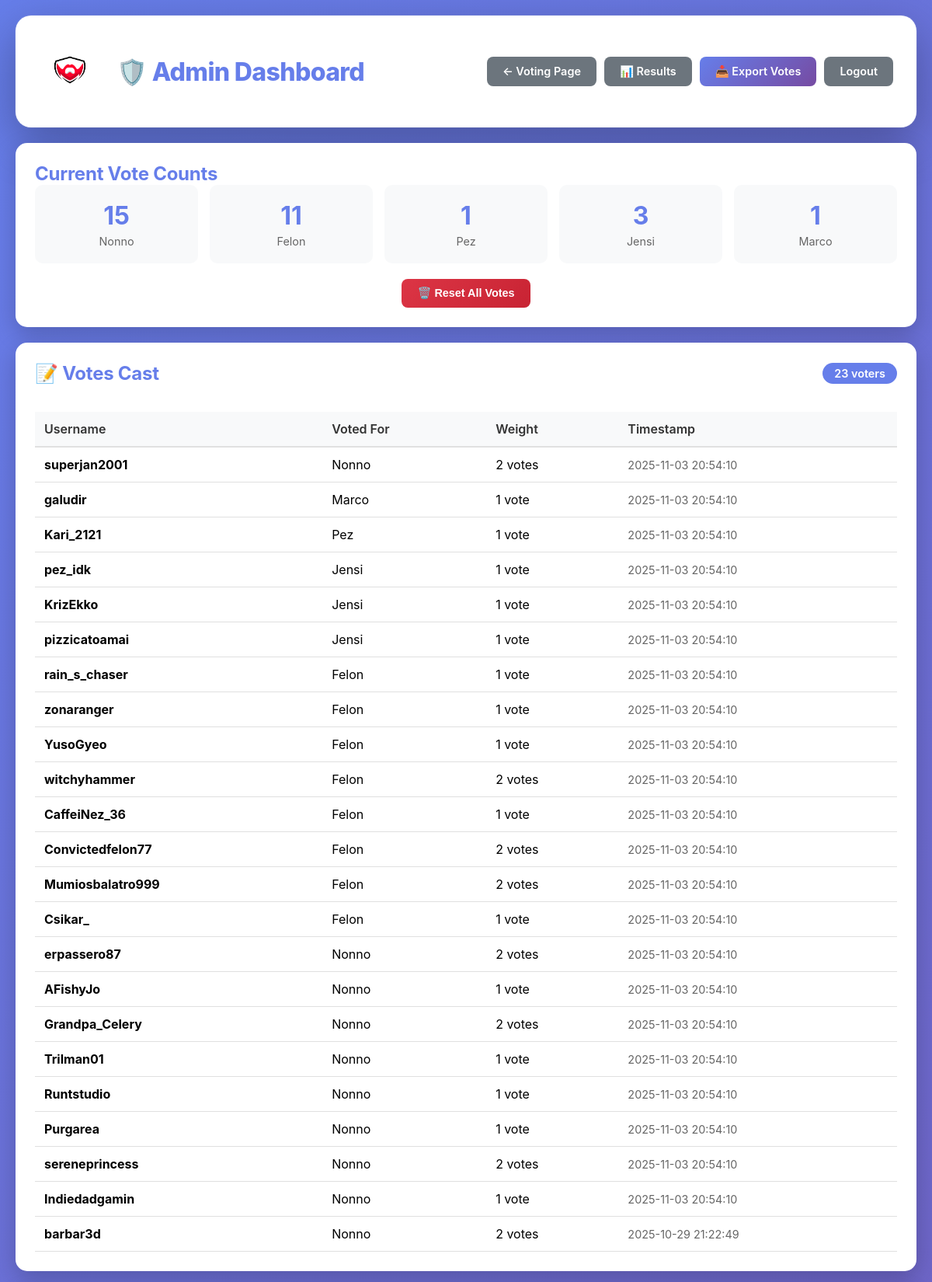
The page /admin (signed in, upper part) on the database its author committed.
### tables this page shows
CREATE TABLE votes (
            id INTEGER PRIMARY KEY AUTOINCREMENT,
            username TEXT NOT NULL COLLATE NOCASE,
            voted_for TEXT NOT NULL,
            vote_weight INTEGER NOT NULL,
            timestamp TIMESTAMP DEFAULT CURRENT_TIMESTAMP,
            UNIQUE(username COLLATE NOCASE)
        );

### app.py (the view, shortened to what this page needs)
@app.route('/admin', methods=['GET', 'POST'])
def admin():
    if not session.get('admin_authenticated'):
        return render_template('admin_login.html')
    page = request.args.get('page', 1, type=int)
    tier_filter = request.args.get('tier', 'all')
    search = request.args.get('search', '').strip()
    per_page = 50
    db = get_db()
    query = 'SELECT id, username, tier, added_timestamp FROM verified_users'
    params = []
    where_clauses = []
    if tier_filter != 'all':
        where_clauses.append('tier = ?')
        params.append(tier_filter)
    if search:
        where_clauses.append('username LIKE ?')
        params.append(f'%{search}%')
    if where_clauses:
        query += ' WHERE ' + ' AND '.join(where_clauses)
    count_query = query.replace('SELECT id, username, tier, added_timestamp', 'SELECT COUNT(*)')
    total_users = db.execute(count_query, params).fetchone()[0]
    total_pages = (total_users + per_page - 1) // per_page  # Ceiling division
    page = max(1, min(page, total_pages)) if total_pages > 0 else 1
    query += ' ORDER BY tier, username LIMIT ? OFFSET ?'
    params.extend([per_page, (page - 1) * per_page])
    verified_users = db.execute(query, params).fetchall()
    tier_counts = {}
    for tier in ['follower', 'sub', 'vip']:
        count = db.execute('SELECT COUNT(*) FROM verified_users WHERE tier = ?', (tier,)).fetchone()[0]
        tier_counts[tier] = count
    votes = db.execute(
        'SELECT id, username, voted_for, vote_weight, timestamp FROM votes ORDER BY timestamp DESC'
    ).fetchall()
    db.close()
    return render_template('admin.html',
                         verified_users=verified_users,
                         votes=votes,
                         vote_counts=get_vote_counts(),
                         page=page,
                         total_pages=total_pages,
                         total_users=total_users,
                         tier_filter=tier_filter,
                         tier_counts=tier_counts,
                         search=search)

### app.py (called while the page is built)
def get_db():
    db = sqlite3.connect(DATABASE)
    db.row_factory = sqlite3.Row
    return db

def get_vote_counts():
    db = get_db()
    results = {}
    for mod in MODS:
        count = db.execute(
            'SELECT COALESCE(SUM(vote_weight), 0) as total FROM votes WHERE voted_for = ?',
            (mod,)
        ).fetchone()
        results[mod] = count['total']
    db.close()
    return results

### templates/admin.html (shortened to what this page needs)
<!DOCTYPE html>
<html lang="en">
<head>
</head>
<body>
    <div class="container">
        <div class="header">
            <div class="header-left">
                <div class="logo">
                    <img src="{{ url_for('static', filename='images/logo.png') }}" alt="Logo">
                </div>
                <h1>🛡️ Admin Dashboard</h1>
            </div>
            <div class="header-actions">
                <a href="/" class="btn btn-secondary">← Voting Page</a>
                <a href="/results" class="btn btn-secondary">📊 Results</a>
                <a href="/admin/export" class="btn btn-primary">📥 Export Votes</a>
                <a href="/admin/logout" class="btn btn-secondary">Logout</a>
            </div>
        </div>
        <div class="section">
            <h2>Current Vote Counts</h2>
            <div class="stats-grid">
                {% for mod, count in vote_counts.items() %}
                <div class="stat-card">
                    <div class="stat-number">{{ count }}</div>
                    <div class="stat-label">{{ mod }}</div>
                </div>
                {% endfor %}
            </div>
            <form method="POST" action="/admin/reset" onsubmit="return confirmReset()" style="text-align: center;">
                <button type="submit" class="btn btn-danger">🗑️ Reset All Votes</button>
            </form>
        </div>
        <div class="section">
            <div class="section-header">
                <h2>📝 Votes Cast</h2>
                <span class="count-badge">{{ votes|length }} voters</span>
            </div>
            {% if votes %}
            <div style="overflow-x: auto;">
                <table>
                    <thead>
                        <tr>
                            <th>Username</th>
                            <th>Voted For</th>
                            <th>Weight</th>
                            <th>Timestamp</th>
                        </tr>
                    </thead>
                    <tbody>
                        {% for vote in votes %}
                        <tr>
                            <td><strong>{{ vote['username'] }}</strong></td>
                            <td>{{ vote['voted_for'] }}</td>
                            <td>{{ vote['vote_weight'] }} vote{{ 's' if vote['vote_weight'] > 1 else '' }}</td>
                            <td class="timestamp">{{ vote['timestamp'] }}</td>
                        </tr>
                        {% endfor %}
                    </tbody>
                </table>
            </div>
            {% else %}
            <div class="empty-state">
                <div class="empty-state-icon">📭</div>
                <p>No votes have been cast yet</p>
            </div>
            {% endif %}
        </div>
    </div>
</body>
</html>

### templates/admin.html (style rules this page uses)
* { margin: 0; padding: 0; box-sizing: border-box; }
body { font-family: 'Inter', -apple-system, BlinkMacSystemFont, 'Segoe UI', sans-serif; background: linear-gradient(135deg, #667eea 0%, #764ba2 50%, #667eea 100%); background-size: 200% 200%; animation: gradientShift 15s ease infinite; min-height: 100vh; padding: 20px; }
.container { max-width: 1200px; margin: 0 auto; }
.header { background: white; border-radius: 20px; box-shadow: 0 20px 60px rgba(0, 0, 0, 0.3), 0 0 0 1px rgba(255, 255, 255, 0.1); padding: 30px; margin-bottom: 20px; display: flex; justify-content: space-between; align-items: center; flex-wrap: wrap; gap: 15px; animation: fadeIn 0.6s ease-out; }
.header-left { display: flex; align-items: center; gap: 20px; }
.logo img { max-width: 80px; height: auto; border-radius: 8px; }
h1 { color: #667eea; font-size: 2em; font-weight: 800; letter-spacing: -0.02em; }
.header-actions { display: flex; gap: 10px; flex-wrap: wrap; }
.btn { padding: 10px 20px; border: none; border-radius: 8px; font-size: 0.9em; font-weight: 600; cursor: pointer; transition: all 0.3s cubic-bezier(0.4, 0, 0.2, 1); text-decoration: none; display: inline-block; position: relative; overflow: hidden; }
.btn::before { content: ''; position: absolute; top: 50%; left: 50%; width: 0; height: 0; border-radius: 50%; background: rgba(255, 255, 255, 0.3); transform: translate(-50%, -50%); transition: width 0.6s, height 0.6s; }
.btn-primary { background: linear-gradient(135deg, #667eea 0%, #764ba2 100%); color: white; }
.btn-danger { background: linear-gradient(135deg, #dc3545 0%, #c82333 100%); color: white; }
.btn-secondary { background: #6c757d; color: white; }
.section { background: white; border-radius: 15px; box-shadow: 0 10px 30px rgba(0, 0, 0, 0.2); padding: 25px; margin-bottom: 20px; animation: fadeIn 0.6s ease-out backwards; }
.section:nth-child(2) { animation-delay: 0.1s; }
.section:nth-child(3) { animation-delay: 0.2s; }
.section-header { display: flex; justify-content: space-between; align-items: center; margin-bottom: 20px; flex-wrap: wrap; gap: 10px; }
h2 { color: #667eea; font-size: 1.5em; font-weight: 700; letter-spacing: -0.01em; }
.count-badge { background: #667eea; color: white; padding: 5px 15px; border-radius: 20px; font-size: 0.9em; font-weight: 600; }
.stats-grid { display: grid; grid-template-columns: repeat(auto-fit, minmax(150px, 1fr)); gap: 15px; margin-bottom: 20px; }
.stat-card { background: #f8f9fa; padding: 20px; border-radius: 10px; text-align: center; }
.stat-number { font-size: 2em; font-weight: bold; color: #667eea; }
.stat-label { color: #666; font-size: 0.9em; margin-top: 5px; }
table { width: 100%; border-collapse: collapse; margin-top: 15px; }
th { background: #f8f9fa; padding: 12px; text-align: left; font-weight: 600; color: #333; border-bottom: 2px solid #e0e0e0; }
td { padding: 12px; border-bottom: 1px solid #e0e0e0; }
tbody tr { transition: all 0.2s ease; }
.timestamp { color: #666; font-size: 0.9em; }

### rows shown on the page
votes: id "11", voted_for "Felon", username "witchyhammer", vote_weight "2", vote_weight "s", timestamp "2025-11-03 20:54:10"
votes: vote_weight "1", voted_for "Pez", username "Kari_2121", timestamp "2025-11-03 20:54:10"
votes: vote_weight "1", voted_for "Marco", username "galudir", timestamp "2025-11-03 20:54:10"
votes: username "superjan2001", voted_for "Nonno", vote_weight "2", vote_weight "s", timestamp "2025-11-03 20:54:10"
votes: username "pez_idk", voted_for "Jensi", vote_weight "1", timestamp "2025-11-03 20:54:10"
votes: username "KrizEkko", voted_for "Jensi", vote_weight "1", timestamp "2025-11-03 20:54:10"
votes: username "pizzicatoamai", voted_for "Jensi", vote_weight "1", timestamp "2025-11-03 20:54:10"
votes: username "rain_s_chaser", voted_for "Felon", vote_weight "1", timestamp "2025-11-03 20:54:10"
votes: username "zonaranger", voted_for "Felon", vote_weight "1", timestamp "2025-11-03 20:54:10"
votes: username "YusoGyeo", voted_for "Felon", vote_weight "1", timestamp "2025-11-03 20:54:10"
votes: username "CaffeiNez_36", voted_for "Felon", vote_weight "1", timestamp "2025-11-03 20:54:10"
votes: username "Convictedfelon77", voted_for "Felon", vote_weight "2", vote_weight "s", timestamp "2025-11-03 20:54:10"
votes: username "Mumiosbalatro999", voted_for "Felon", vote_weight "2", vote_weight "s", timestamp "2025-11-03 20:54:10"
votes: username "Csikar_", voted_for "Felon", vote_weight "1", timestamp "2025-11-03 20:54:10"
votes: username "erpassero87", voted_for "Nonno", vote_weight "2", vote_weight "s", timestamp "2025-11-03 20:54:10"
votes: username "AFishyJo", voted_for "Nonno", vote_weight "1", timestamp "2025-11-03 20:54:10"
votes: username "Grandpa_Celery", voted_for "Nonno", vote_weight "2", vote_weight "s", timestamp "2025-11-03 20:54:10"
votes: username "Trilman01", voted_for "Nonno", vote_weight "1", timestamp "2025-11-03 20:54:10"
votes: username "Runtstudio", voted_for "Nonno", vote_weight "1", timestamp "2025-11-03 20:54:10"
votes: username "Purgarea", voted_for "Nonno", vote_weight "1", timestamp "2025-11-03 20:54:10"
votes: username "sereneprincess", voted_for "Nonno", vote_weight "2", vote_weight "s", timestamp "2025-11-03 20:54:10"
votes: username "Indiedadgamin", voted_for "Nonno", vote_weight "1", timestamp "2025-11-03 20:54:10"
votes: username "barbar3d", voted_for "Nonno", vote_weight "2", vote_weight "s", timestamp "2025-10-29 21:22:49"

### other values the page prints
{{ count }} "15" "3"
{{ mod }} "Nonno" "Jensi"
{{ votes|length }} "23"
